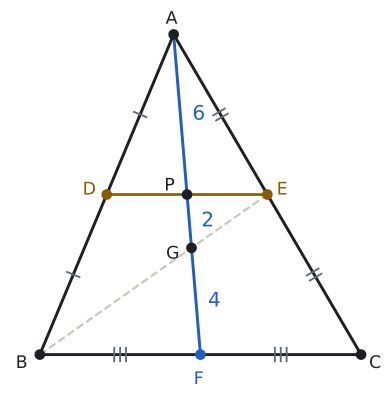

Write the Python code that produced this figure.
import sys; sys.path.insert(0, "tools")
from cizim import *

# D, E: [AB] ve [AC]'nin orta noktaları; [AF] kenarortay, |AF| = 12; P = DE ∩ AF; G ağırlık merkezi.
# Beklenen: |AP| = 6, |PG| = 2, |GF| = 4 (3k, k, 2k; k = 2).
B = np.array([0.0, 0.0]); C = np.array([12.0, 0.0]); F = (B + C) / 2
A = np.array([5.0, np.sqrt(144 - 1)])
D, E = (A + B) / 2, (A + C) / 2
G = (A + B + C) / 3; P = (A + F) / 2
L = lambda X, Y: np.linalg.norm(X - Y)
print("AF", L(A, F), "AP", L(A, P), "PG", L(P, G), "GF", L(G, F))

def centik(P1, Q1, n, renk=SOLUK):
    M = (P1 + Q1) / 2; u = (Q1 - P1) / L(P1, Q1); v = np.array([-u[1], u[0]])
    for i in range(n):
        c = M + (i - (n - 1) / 2) * 0.22 * u
        ax.plot(*zip(c - 0.25 * v, c + 0.25 * v), color=renk, lw=1.4)

fig, ax = sekil(5.2, 5.2)
ax.set_aspect("equal"); ax.axis("off")
ax.plot(*zip(A, B, C, A), color=YAZI)
ax.plot(*zip(B, E), color=CIZGI, lw=1.6, ls="--")
ax.plot(*zip(D, E), color=SARI, lw=2)
ax.plot(*zip(A, F), color=MAVI)
for X, Y, n in ((A, D, 1), (D, B, 1), (A, E, 2), (E, C, 2), (B, F, 3), (F, C, 3)):
    centik(X, Y, n)
nokta(ax, *A, "A", dx=-0.3, dy=0.4); nokta(ax, *B, "B", dx=-0.9, dy=-0.5); nokta(ax, *C, "C", dx=0.3, dy=-0.5)
nokta(ax, *D, "D", dx=-0.9, dy=0.0, renk=SARI); nokta(ax, *E, "E", dx=0.35, dy=0.0, renk=SARI)
nokta(ax, *F, "F", dx=-0.25, dy=-1.1, renk=MAVI)
nokta(ax, *P, "P", dx=-0.85, dy=0.15); nokta(ax, *G, "G", dx=-0.95, dy=-0.4)
for X, Y, t in ((A, P, "6"), (P, G, "2"), (G, F, "4")):
    M = (X + Y) / 2; ax.text(M[0] + 0.45, M[1], t, color=MAVI, fontsize=15, va="center")
ax.set_xlim(-1.2, 12.8); ax.set_ylim(-1.4, A[1] + 1.0)
kaydet(fig, __file__)
